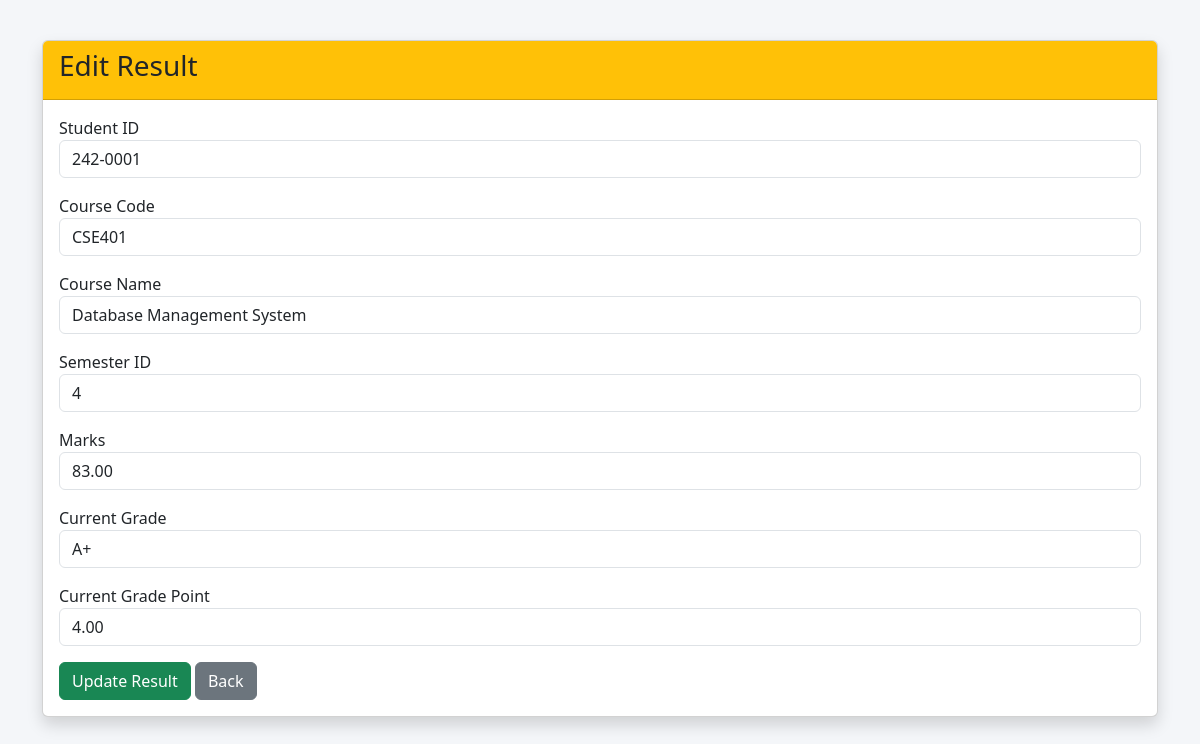
The app's page /admin_edit_result.php?id=1 (signed in) with its own data.
### tables this page shows
CREATE TABLE result (
    result_id INT AUTO_INCREMENT PRIMARY KEY,
    student_id VARCHAR(20) NOT NULL,
    course_code VARCHAR(20) NOT NULL,
    course_name VARCHAR(100) NOT NULL,
    semester_id INT NOT NULL,
    marks DECIMAL(5,2) NOT NULL,
    grade VARCHAR(2) NOT NULL,
    grade_point DECIMAL(3,2) NOT NULL
);

### admin_edit_result.php (the view, shortened to what this page needs)
<?php
include("db_connect.php");
$id = intval($_GET['id']);
$result = mysqli_query($conn,
"SELECT * FROM result WHERE result_id='$id'");
$row = mysqli_fetch_assoc($result);
?>
<!DOCTYPE html>
<html>
<head>
<link href="https://cdn.jsdelivr.net/npm/bootstrap@5.3.0/dist/css/bootstrap.min.css" rel="stylesheet">
</head>
<body>
<div class="container">
<div class="card shadow">
<div class="card-header bg-warning">
<h3>Edit Result</h3>
</div>
<div class="card-body">
<form method="POST">
<div class="mb-3">
<label>Student ID</label>
<input
type="text"
class="form-control"
value="<?php echo $row['student_id'];?>"
readonly>
</div>
<div class="mb-3">
<label>Course Code</label>
<input
type="text"
class="form-control"
value="<?php echo $row['course_code'];?>"
readonly>
</div>
<div class="mb-3">
<label>Course Name</label>
<input
type="text"
class="form-control"
value="<?php echo $row['course_name'];?>"
readonly>
</div>
<div class="mb-3">
<label>Semester ID</label>
<input
type="number"
name="semester_id"
class="form-control"
value="<?php echo $row['semester_id'];?>"
required>
</div>
<div class="mb-3">
<label>Marks</label>
<input
type="number"
name="marks"
class="form-control"
min="0"
max="100"
value="<?php echo $row['marks'];?>"
required>
</div>
<div class="mb-3">
<label>Current Grade</label>
<input
type="text"
class="form-control"
value="<?php echo $row['grade'];?>"
readonly>
</div>
<div class="mb-3">
<label>Current Grade Point</label>
<input
type="text"
class="form-control"
value="<?php echo $row['grade_point'];?>"
readonly>
</div>
<button
type="submit"
name="update"
class="btn btn-success">
Update Result
</button>
<a
href="admin_manage_results.php"
class="btn btn-secondary">
Back
</a>
</form>
</div>
</div>
</div>
</body>
</html>

### admin_edit_result.php (style rules this page uses)
body { background:#f4f6f9; }
.card { margin-top:40px; }

### records on screen
result: student "242-0001", course_code "CSE401", course_name "Database Management System", semester_id "4", marks "83.00", grade "A+", grade_point "4.00"
